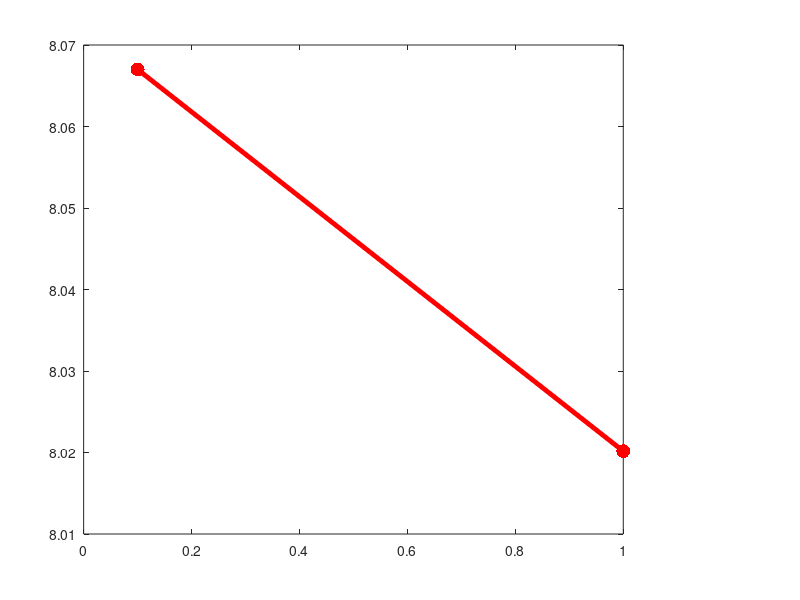

The MATLAB source for this figure: (Note: this script raises an error after producing the figure.)
% FIGURE 1: HYPOTHESES SCHEMATIC
% Madison Shankle
% 18-08-2021

% Plots a line plot of modern pH values (for the eastern and western
% equatorial Pacific, EEP/WEP) and pH values from the early Pliocene/late
% Miocene. Also saves figures as a PDF ('Fig1_Shankle_Hypoth-pH-lines.pdf')

% Early Pliocene/late Miocene WEP pH value is the average pH value (and 
% 2sd error) found in the ~6Ma data of this study.

% Estimated/hypothesized early Pliocene/late Miocence pH values for the EEP 
% (dotted and dashed blue lines) are derived as follows. First, the zonal 
% pH gradient in the early Pliocene/late Miocene quatorial Pacifc was 
% estimated by applying the percent-reductions relative to modern in eq. 
% Pacific zonal sea surface temperature gradient (as reported in the two 
% refereces below for the early Pliocene/late Miocene) to the Pacific's 
% modern zonal pH gradient (~0.06, see Methods for details of getting 
% modern pH values and zonal gradient). With these two estimates for the 
% early Pliocene/late Miocene zonal pH gradient in hand (0.017 and 0.049, 
% west minus east), EEP values of pH for the early Pliocene/late Miocene 
% were estimated by subtracting these gradients to a representative early 
% Pliocene/late Miocene WEP pH value of ~8.021 (estimated from a 
% representative atmospheric pCO2 value of 400ppm with CO2Sys).

% The third value for early Pliocene/late Miocene EEP pH (solid blue line)
% is derived from the model output of this study, taken along the equator
% and averaged over the 25-55m depth range.


% TWO HYPOTHESIZED SCENARIOS (DOTTED AND DASHED BLUE LINES) FOR EARLY 
% PLIOCENE/LATE MIOCENE EQUATORIAL PACIFIC PH (ASSUMING ZONAL pH AND SST 
% GRADIENTS ARE COUPLED, I.E. REDUCED TO THE SAME MAGNITUDE/EXTENT)
% (1) REDUCED ZONAL GRADIENT (Liu et al, 2019)      
%     A 72% reduction (or 28% of the modern gradient, i.e. 0.28*0.06)
%        Liu, J. et al. Eastern equatorial Pacific cold tongue evolution 
%          since the late Miocene linked to extratropical climate. Sci. 
%          Adv. 5, eaau6060 (2019).
%(2) MAINTAINED ZONAL GRADIENT (Zhang et al., 2014) 
%    A 18% reduction (or 82% of the modern gradient, i.e. 0.82*0.06)
%    (roughly maintained/slight reduction)
%        Zhang, Y. G., Pagani, M. & Liu, Z. A 12-Million-Year Temperature 
%          History of the Tropical Pacific Ocean. Science 344, 84–88 (2014).



%% LOAD IN/SET UP DATA

% Clear any variables currently in workspace, close any figures currently
% open, and clear Command Window
clear all
close all 
clc


wep_pH_mod    = 8.067;
eep_pH_mod    = 8.007;

modern_pH_gradient  = wep_pH_mod - eep_pH_mod; % 0.06
reduced_hypothesis_grad_reduction   = 0.28;
maintained_hypothesis_grad_reduction= 0.82;

reduced_gradient    = modern_pH_gradient*reduced_hypothesis_grad_reduction;
maintained_gradient  = modern_pH_gradient*maintained_hypothesis_grad_reduction;

wep_pH_400ppm = 8.021;


% This study's data. (Red early Pliocene/late Miocene WEP pH and error)
%   Loads in a 24x2 array ('pH_final) where the columns are pH and 2sd on 
%   pH, respectively. Ages not given but first 12 are WEP and last 12 are 
%   EEP. Within WEP or EEP, grouped in three groups of four giving data 
%   from ~1Ma, then ~3Ma, then ~6Ma. I.e., rows 9-12 are the four ~6Ma WEP 
%   data points from this study, corresponding to ages 5.800Ma, 5.852Ma, 
%   5.899Ma, and 6.000Ma.
load('Fig1_Shankle_Pliocene_pH_results.mat', 'pH_final')
myWest_plio_average = mean(pH_final(9:12,1));
myWest_plio_average_error = mean(pH_final(9:12,2));
clear pH_final;


% Blue Dotted EEP "Reduced": (Reduced Thermal (SST) Gradient AND Reduced Upwelling (pH))
%  First column is fake "ages" of 0.1 and 1, just for plotting. Second
%  column (top and bottom rows, respectively)is modern EEP pH and estimated 
%  early Plio/late Mio pH (400ppm WEP's pH (8.021) minus gradient for 
%  reduced scenario (0.017))
reduced_hypoth = [0.1 1; eep_pH_mod wep_pH_400ppm-reduced_gradient]';

% Blue Dashed EEP "Maintained": (Maintained Thermal (SST) Gradient AND Maintained Upwelling (pH))
%  First column is fake "ages" of 0.1 and 1, just for plotting. Second
%  column (top and bottom rows, respectively) is modern EEP pH and  
%  estimated early Plio/late Mio pH (400ppm WEP's pH (8.021) minus gradient 
%  for maintained scenario (0.028))
maintained_hypoth = [0.1 1; eep_pH_mod wep_pH_400ppm-maintained_gradient]';

% Blue Solid EEP "Decoupled" Scenario: (Thermal (SST) Gradient ~Reduced~ But Upwelling (pH) ~Enhanced~) 
%  First column is fake "ages" of 0.1 and 1, just for plotting. Second
%  column (top and bottom rows, respectively) is modern EEP pH and  
%  estimated early Plio/late Mio pH (model output from experimental early 
%  Plio/late Mio-like run, from EEP averaged over 25-55m depth range)
model_255mavg = [0.1 1; eep_pH_mod 7.8863]'; % 7.8863: east, ExpA, 25-55m avg




%% Plotting


% Aesthetics
line_width = 3.5;
error_line_width = 3;
marker_size_red = 30;

% Colors
red = [1 0 0];
teal = [ 0.25 0.5 0.75];
dark_blue = [0.05 0.35 0.60];


close all

figure('Position', [300 200 1100 600])


subplot('Position',[0.104545454545455 0.11 0.674545454545455 0.815])

% Plot Red WEP (this study's data) line
p = plot([0.1 1], [wep_pH_mod myWest_plio_average], '-', 'Color', red, 'Marker', ...
     '.', 'LineWidth', line_width, 'MarkerSize', marker_size_red);
hold on
e = errorbar(1, myWest_plio_average, myWest_plio_average_error, 'Color', ...
    red, 'LineWidth', error_line_width, 'HandleVisibility', 'off');

% Plot Blue Dotted line EEP: "Reduced"
p = plot(reduced_hypoth(:,1), reduced_hypoth(:,2), ':', 'Color', teal, 'Marker', ...
    '.', 'LineWidth', line_width-0.5, 'MarkerSize', marker_size_red);

% Plot Blue Dashed line EEP: "Maintained"
p = plot(maintained_hypoth(:,1), maintained_hypoth(:,2), '--', 'Color', teal, 'Marker', ...
    '.', 'LineWidth', line_width, 'MarkerSize', marker_size_red);

% Plot Blue Solide line EEP: "Decoupled"
p = plot(model_255mavg(:,1), model_255mavg(:,2), '-', 'Color', dark_blue, 'Marker', ...
    '.', 'LineWidth', line_width, 'MarkerSize', marker_size_red);


% More aesthetics
ylim([7.85 8.12])
xlim([0.05 1.05])
xticks([0.1 1])
xticklabels({});
ylabel('\fontsize{19}pH', 'FontWeight', 'bold');
set(gca, 'FontSize', 13)
set(gca,'XMinorTick','off','YMinorTick','on')
set(gca,'FontSize', 14)
set(gca,'box','on')
set(gca, 'LineWidth', 1)
  
 
% Modern/early Plio late Mio Annotations
    annotation('textbox',...
        [0.100100507986169 0.028042328042328 0.132497442586465 0.087301587301587],...
        'String',{'Modern'},...
        'FontWeight','bold',...
        'FontSize',18,...
        'FitBoxToText','off',...
        'EdgeColor','none');

    annotation('textbox',...
        [0.653434343434343 0.0273015873015873 0.183656361853084 0.087301587301587], ... % [0.67 0.028042328042328 0.154161412358134 0.087301587301587]   ,... % [0.696224131198414 0.028042328042328 0.154161412358134 0.087301587301587]
        'String',{'early Pliocene /' 'late Miocene'},...
        'FontWeight','bold',...
        'FontSize',18,...
        'FitBoxToText','off',...
        'EdgeColor','none',...
        'HorizontalAlignment', 'center');

% Lines Annotations: WEP, EEP: Reduced, EEP: Maintained, EEP: Decoupled
labels_fontsize = 15;
% Red Label
    annotation('textbox',...
        [0.777676265561926 0.56582010582011 0.132497442586465 0.0873015873015871], ... %[0.777676265561926 0.565820105820107 0.132497442586465 0.0873015873015871],...
        'Color',[1 0 0],...
        'String',{'WEP'},...
        'FontSize',labels_fontsize,...
        'FontWeight', 'bold', ...
        'FitBoxToText','off',...
        'EdgeColor','none');
% Blue Dotted Label
    annotation('textbox',...
        [0.777676265561926 0.519153439153445 0.2 0.0873015873015871], ... % [0.777676265561926 0.530820105820109 0.2 0.0873015873015871],...
        'Color', teal,...
        'String',{'EEP: Reduced\newline         Gradient'},...
        'FontSize',labels_fontsize,...
        'FontWeight', 'bold', ...
        'FitBoxToText','off',...
        'EdgeColor','none');
% Blue Dashed Label
    annotation('textbox',...
        [0.777676265561926 0.417486772486778 0.2 0.0873015873015873], ... % [0.777676265561926 0.465820105820109 0.2 0.0873015873015872],...
        'Color', teal,...
        'String',{'EEP: Maintained\newline         Gradient'},...
        'FontSize',labels_fontsize,...
        'FontWeight', 'bold', ...
        'FitBoxToText','off',...
        'EdgeColor','none');
% Blue Solid Label 
    annotation('textbox',...
        [0.777676265561926 0.162486772486775 0.161818683933023 0.0873015873015874], ... % [0.777676265561926 0.105820105820108 0.161818683933023 0.0873015873015873],...
        'Color', dark_blue,...
        'String',{'EEP: Decoupled\newline         Gradients'},...
        'FontSize',labels_fontsize,...
        'FontWeight', 'bold', ...
        'FitBoxToText','off',...
        'EdgeColor','none');


%% Save figure as PDF
set(gcf,'PaperPositionMode','auto'); 
set(gcf,'PaperOrientation','landscape');
saveas(gcf,'Fig1_Shankle_Hypoth-pH-lines.pdf')